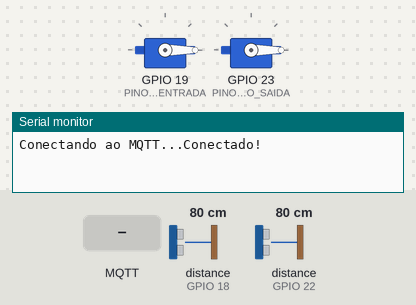
A sketch run on a simulated ESP32. Shown: 2 × servo, the last lines printed to the serial monitor. Inputs (shaded band) come from the test bench; at power-on: distance to the obstacle (sensors on GPIO 18, GPIO 22) 80 cm. The echo pulse lasts 58.3 µs per cm; WiFi joins after 1.5 s; servers stay silent unless stated; no MQTT or app messages arrive unless stated.

Above: at 2.7 s.
2.8 s: MQTT message "ABRIR" arrives on the first subscribed topic
At 3.6 s:
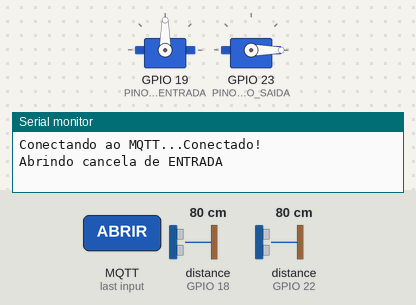
4.3 s: MQTT message "ABRIR" arrives on the second subscribed topic
At 4.8 s:
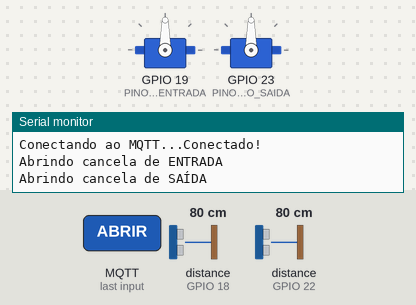
At 9.0 s:
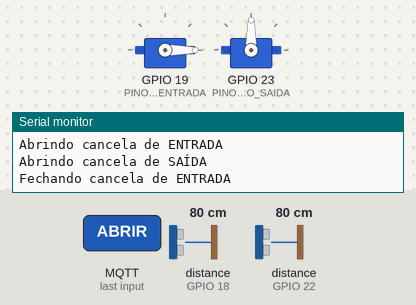
Timing chart, 0 to 10.8 s (numbered marks = the images above; inputs shaded):
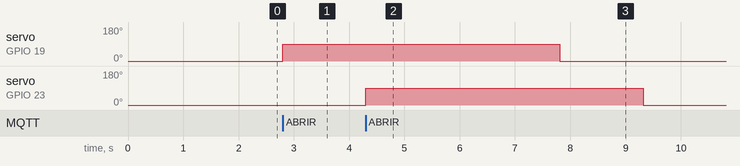

The sketch:

esp32_wroom.ino
```cpp
#include <WiFi.h>
#include <PubSubClient.h>
#include <ESP32Servo.h>

// ================= CONFIGURAÇÕES =================
const char* ssid = "SEU_WIFI";
const char* password = "SUA_SENHA_WIFI";
const char* mqtt_server = "192.168.1.100"; // IP do computador rodando o Mosquitto

// Pinos Entrada
#define TRIG_ENTRADA 5
#define ECHO_ENTRADA 18
#define PINO_SERVO_ENTRADA 19

// Pinos Saída
#define TRIG_SAIDA 21
#define ECHO_SAIDA 22
#define PINO_SERVO_SAIDA 23

// Constantes de Lógica
const int DISTANCIA_GATILHO = 20; // cm para detectar o carro
const long COOLDOWN_SENSOR = 5000; // 5 segundos de trava anti-spam
const long TEMPO_CANCELA_ABERTA = 5000; // 5 segundos para o carro passar

// Instâncias
WiFiClient espClient;
PubSubClient client(espClient);
Servo servoEntrada;
Servo servoSaida;

// Variáveis de Controle (Modo não-bloqueante)
long ultimoAvisoEntrada = 0;
long ultimoAvisoSaida = 0;

bool cancelaEntradaAberta = false;
long tempoAberturaEntrada = 0;

bool cancelaSaidaAberta = false;
long tempoAberturaSaida = 0;

// ================= FUNÇÕES AUXILIARES =================
long lerDistancia(int trigPin, int echoPin) {
  digitalWrite(trigPin, LOW);
  delayMicroseconds(2);
  digitalWrite(trigPin, HIGH);
  delayMicroseconds(10);
  digitalWrite(trigPin, LOW);
  long duracao = pulseIn(echoPin, HIGH, 30000); // Timeout para não travar
  if (duracao == 0) return 999;
  return duracao * 0.034 / 2;
}

void callbackMqtt(char* topic, byte* payload, unsigned int length) {
  String mensagem = "";
  for (int i = 0; i < length; i++) {
    mensagem += (char)payload[i];
  }

  // Escuta os comandos do Python
  if (String(topic) == "parksync/cancela/entrada/comando" && mensagem == "ABRIR") {
    servoEntrada.write(90); // Levanta cancela
    cancelaEntradaAberta = true;
    tempoAberturaEntrada = millis();
    Serial.println("Abrindo cancela de ENTRADA");
  }
  else if (String(topic) == "parksync/cancela/saida/comando" && mensagem == "ABRIR") {
    servoSaida.write(90); // Levanta cancela
    cancelaSaidaAberta = true;
    tempoAberturaSaida = millis();
    Serial.println("Abrindo cancela de SAÍDA");
  }
}

void reconectarMqtt() {
  while (!client.connected()) {
    Serial.print("Conectando ao MQTT...");
    if (client.connect("ESP32_WROOM_Sensores")) {
      Serial.println("Conectado!");
      client.subscribe("parksync/cancela/entrada/comando"); //[cite: 1]
      client.subscribe("parksync/cancela/saida/comando");   //[cite: 1]
    } else {
      delay(2000);
    }
  }
}

// ================= SETUP E LOOP =================
void setup() {
  Serial.begin(115200);

  pinMode(TRIG_ENTRADA, OUTPUT);
  pinMode(ECHO_ENTRADA, INPUT);
  pinMode(TRIG_SAIDA, OUTPUT);
  pinMode(ECHO_SAIDA, INPUT);

  servoEntrada.attach(PINO_SERVO_ENTRADA);
  servoSaida.attach(PINO_SERVO_SAIDA);
  servoEntrada.write(0); // Posição inicial (fechada)
  servoSaida.write(0);

  WiFi.begin(ssid, password);
  while (WiFi.status() != WL_CONNECTED) delay(500);

  client.setServer(mqtt_server, 1883);
  client.setCallback(callbackMqtt);
}

void loop() {
  if (!client.connected()) reconectarMqtt();
  client.loop(); // Mantém MQTT vivo

  long agora = millis();

  // 1. LEITURA SENSOR DE ENTRADA E ANTI-SPAM
  if (agora - ultimoAvisoEntrada > COOLDOWN_SENSOR) {
    if (lerDistancia(TRIG_ENTRADA, ECHO_ENTRADA) < DISTANCIA_GATILHO) {
      client.publish("parksync/sensor/entrada", "DETECTADO"); //[cite: 1]
      Serial.println("Carro na entrada! Avisando Python...");
      ultimoAvisoEntrada = agora;
    }
  }

  // 2. LEITURA SENSOR DE SAÍDA E ANTI-SPAM
  if (agora - ultimoAvisoSaida > COOLDOWN_SENSOR) {
    if (lerDistancia(TRIG_SAIDA, ECHO_SAIDA) < DISTANCIA_GATILHO) {
      client.publish("parksync/sensor/saida", "DETECTADO"); //[cite: 1]
      Serial.println("Carro na saída! Avisando Python...");
      ultimoAvisoSaida = agora;
    }
  }

  // 3. FECHAMENTO AUTOMÁTICO DAS CANCELAS
  if (cancelaEntradaAberta && (agora - tempoAberturaEntrada > TEMPO_CANCELA_ABERTA)) {
    servoEntrada.write(0);
    cancelaEntradaAberta = false;
    Serial.println("Fechando cancela de ENTRADA");
  }

  if (cancelaSaidaAberta && (agora - tempoAberturaSaida > TEMPO_CANCELA_ABERTA)) {
    servoSaida.write(0);
    cancelaSaidaAberta = false;
    Serial.println("Fechando cancela de SAÍDA");
  }
}
```

Measured:
- after the input at 2.8 s, servo on GPIO 19 (PINO_SERVO_ENTRADA): 0° → 90° at once
- after the input at 4.3 s, servo on GPIO 23 (PINO_SERVO_SAIDA): 0° → 90° at once, → 0° 5.0 s later
